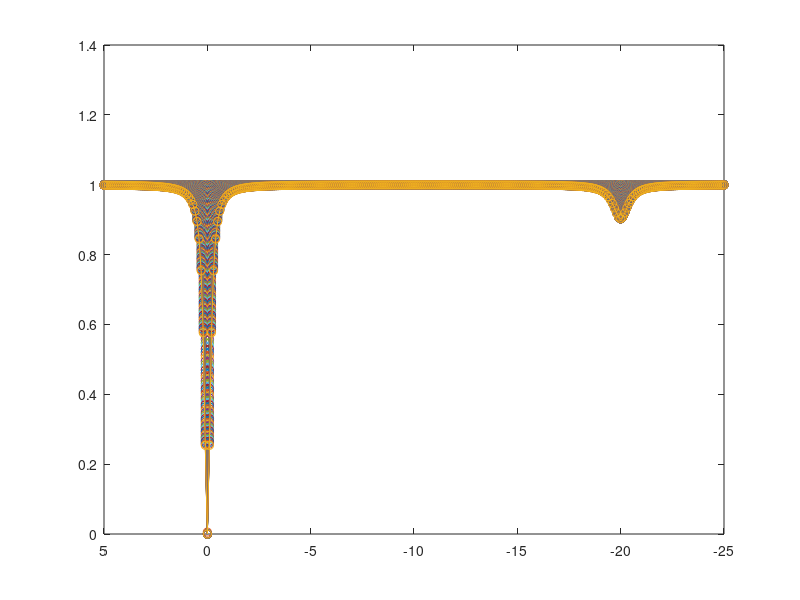
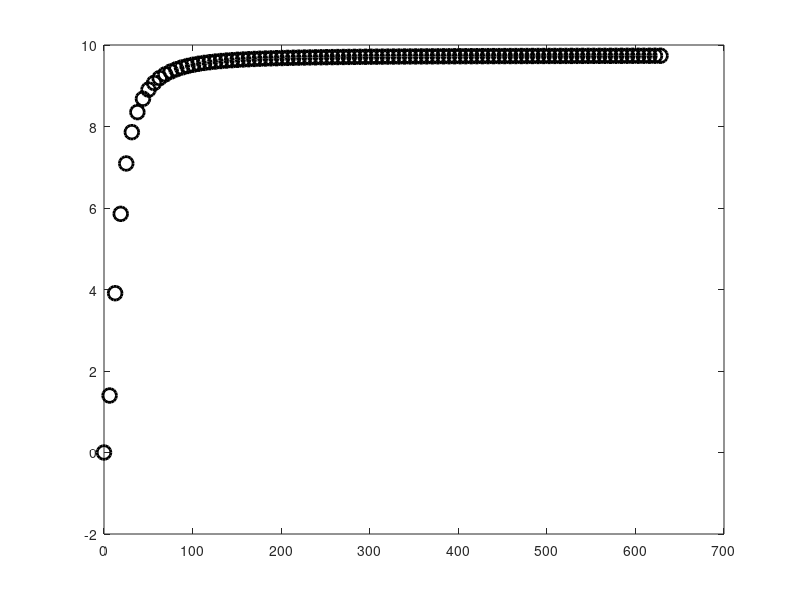

The MATLAB source for these figures, in order: (Note: this script raises an error after producing the figures.)
% W---RelayOH---LB----L
% initial magnetization: M10,M20,M30,M40
clc;
clear all;
close all;


R11=1/2.8;   % R11: R1 for I; R12: R1 for S
R21=1/1.8;R22=2.5*5e5; R23=R22;  R24=1/0.6;% R21: R2 for I; R22: R2 for S
wa=0;  w2=1.2; w3=-20; w4=-20;

plist = 0.1;
pp = 0;
kon = 1e5;
na=9;

% koff = 500;
pR = 0.001;  % free receptor population:[R] M
wplist = 0:1:100; ww=0; 

for p = plist
    pp = pp+1;
        
for kd = [1e-1] 
    
% LT = p;   % total ligands
% LB = (LT+pR+kd)/2-sqrt((LT+pR+kd)^2-4*LT*pR)/2; % bound ligands
% L = LT-LB; % free ligands;

L = p; % free ligands;
LB = (L/(L+kd))*pR;
LT = L+LB;   % total ligands

LB/(L+LB)

kbind = kon*(pR-LB); % kon*[R]
koff = kd*kon;   

M40 = na*L; M30 = na*LB; M20 = M30; M10=106; 
k21 = 1000;
k12 = k21*M20/M10;

% u23 = 4000000; u32 = u23*M20/M30;
% n23 = -4000000; n32 = n23*M20/M30;
% R12=-1*n23;R13=-1*n23;R14=1/2;

u23 = 2*5e5; u32 = u23*M20/M30;
n23 = -1*5e5; n32 = n23*M20/M30;
R12=-1*n23;R13=-1*n23;R14=1/1.8;

for wp=wplist
    ww = ww+1;

for t=50; %mxing time
dwa=-25:0.1:5;
nn=length(dwa);
for j=1:nn
    dw1=(wa-dwa(j))*750*2*pi;
    dw2=(wa-dwa(j)+w2)*750*2*pi;  
    dw3=(wa-dwa(j)+w3)*750*2*pi;  
    dw4=(wa-dwa(j)+w4)*750*2*pi;

M0=[0.5 0 0 M10 0 0 M20 0 0 M30 0 0 M40];
% M0=[0.4 0 0 M40 0 0 M30 0 0 M20 0 0 M10]; 
% pulse period
%    wp=2*pi*2;
   wx=0;wy=wp*2*pi;
P =[0                       0       0       0       0       0       0       0        0         0        0        0         0;...
    0                       R21+k12 dw1     -wy     -k21    0       0       0        0         0        0        0         0;...
    0                       -dw1    R21+k12 wx      0       -k21    0       0        0         0        0        0         0;...
    -2*M10*R11              wy      -wx     R11+k12 0       0       -k21    0        0         0        0        0         0;...
    0                       -k12    0       0       R22+k21 dw2     -wy     u32      0         0        0        0         0;...
    0                       0       -k12    0       -dw2    R22+k21 wx      0        u32       0        0        0         0;...
    -2*M20*R12-2*n32*M30    0       0       -k12    wy      -wx     R12+k21 0        0         n32      0        0         0;...
    0                       0       0       0       u23     0       0       R23+koff dw3      -wy      -kbind     0         0;...
    0                       0       0       0       0       u23     0       -dw3     R23+koff  wx       0        -kbind     0;...
    -2*M30*R13-2*n23*M20    0       0       0       0       0       n23     wy       -wx       R13+koff 0        0         -kbind;...
    0                       0       0       0       0       0       0       -koff     0         0        R24+kbind  dw4       -wy;... 
    0                       0       0       0       0       0       0       0        -koff      0        -dw4     R24+kbind   wx;...
    -2*M40*R14              0       0       0       0       0       0       0        0         -koff      wy      -wx       R14+kbind;...
    ];

temp1=expm(-P*t)*M0';    
M1(j)=temp1(4)/M10;
end

figure(1);plot(dwa,M1,'o-'); hold on;
signal(ww) =1- M1(dwa == w3);
set(gca,'XDir','reverse')

end
end
end
end

%%
figure(2);
plot(wplist*2*pi,signal*100,'ko','markersize',10,'linestyle','None','linewidth',2); hold on;
hold on
X = wplist*2*pi;
Y(:) = signal*100;
% g = fittype(@(a, b, x) a*b*x.^2./(1+a*x.^2),'independent',{'x'}, 'dependent','y');
% zfit = fit(X', Y',g, 'StartPoint', [0, 20]);

options = optimset('MaxFunEvals',100000*8, 'MaxIter',1000000,'Display','off');

x = [1, 10];
lb=[0, 0];
ub=[inf, inf];
[zfit_lsq,fmin,residual] = lsqnonlin(@(x)KD_fitting_w_lsq(x,X', Y', kbind),x,lb,ub,options);

zfit_lsq

e_sim = zfit_lsq(2)
% e_sim = zfit_lsq(2)
e_cal = (1/((R11/k21) + (k12/k21) - (R11/n32) + (R11/koff))) * (kbind/koff) * (na*L/110) *100
% e_cal = ((k21*n32*kbind) / (n23*n32*(R11+k12) - koff*R12*R11 - koff*k21*R11 - koff*R12*k12 - R13*R12*R11 - R13*k21*R11 - R13*R12*k12)) * (L/110) *100


Xplot =0:0.05:2000;
% zplot = zfit(Xplot);
zplot_lsq = KD_fitting_w(zfit_lsq, Xplot);

plot(Xplot, zplot_lsq,'r-','linewidth',4)
% plot(Xplot, zplot_lsq,'r-','linewidth',2)


xlabel('\omega_1 (rad/s)');
ylabel('rNOE (%)')
set(gca,'ytick',[0:5:60],'ylim',[0,20],'xtick',[0:100:2000],'xlim',[0,600],'fontsize',20)

set(gca,'fontsize',34)
set(gcf, 'Position',  [100, 100, 580, 505])
set(gcf,'PaperOrientation','landscape');

%%
% figure(3);
% plot(wplist/42.58,signal*100,'ko','markersize',8,'linestyle','-','linewidth',2); hold on;
% hold on
% X = wplist/42.58;
% Y(:) = signal*100;
% g = fittype(@(a, b, x) a*b*x.^2./(1+a*x.^2),'independent',{'x'}, 'dependent','y');
% 
% zfit = fit(X', Y',g, 'StartPoint', [0, 50]);
% % zfit.a = 1/R13/R23;
% % ci = confint(zfit,0.68)
% 
% Xplot =0:0.01:8;zplot = zfit(Xplot);
% plot(Xplot, zplot,'r-','linewidth',2)
% 
% 
% xlabel('B_1 (\muT)');
% ylabel('signal (%)')
% set(gca,'ytick',[0:5:40],'ylim',[0,40],'xtick',[0:2:8],'xlim',[0,8],'fontsize',20)
% 
% set(gca,'fontsize',34)
% set(gcf, 'Position',  [100, 100, 580, 505])
% set(gcf,'PaperOrientation','landscape');
% 
% 
% 
